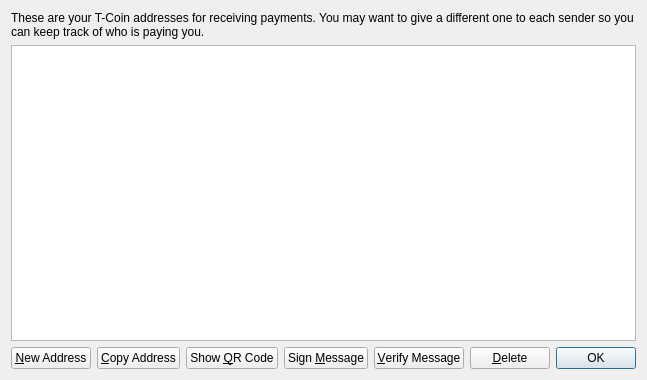
<?xml version="1.0" encoding="UTF-8"?>
<ui version="4.0">
 <class>AddressBookPage</class>
 <widget class="QWidget" name="AddressBookPage">
  <property name="geometry">
   <rect>
    <x>0</x>
    <y>0</y>
    <width>580</width>
    <height>380</height>
   </rect>
  </property>
  <property name="windowTitle">
   <string>Address Book</string>
  </property>
  <layout class="QVBoxLayout" name="verticalLayout">
   <item>
    <widget class="QLabel" name="labelExplanation">
     <property name="text">
      <string>These are your T-Coin addresses for receiving payments. You may want to give a different one to each sender so you can keep track of who is paying you.</string>
     </property>
     <property name="textFormat">
      <enum>Qt::PlainText</enum>
     </property>
     <property name="wordWrap">
      <bool>true</bool>
     </property>
    </widget>
   </item>
   <item>
    <widget class="QTableView" name="tableView">
     <property name="contextMenuPolicy">
      <enum>Qt::CustomContextMenu</enum>
     </property>
     <property name="toolTip">
      <string>Double-click to edit address or label</string>
     </property>
     <property name="tabKeyNavigation">
      <bool>false</bool>
     </property>
     <property name="alternatingRowColors">
      <bool>true</bool>
     </property>
     <property name="selectionMode">
      <enum>QAbstractItemView::SingleSelection</enum>
     </property>
     <property name="selectionBehavior">
      <enum>QAbstractItemView::SelectRows</enum>
     </property>
     <property name="sortingEnabled">
      <bool>true</bool>
     </property>
     <attribute name="verticalHeaderVisible">
      <bool>false</bool>
     </attribute>
    </widget>
   </item>
   <item>
    <layout class="QHBoxLayout" name="horizontalLayout">
     <item>
      <widget class="QPushButton" name="newAddressButton">
       <property name="toolTip">
        <string>Create a new address</string>
       </property>
       <property name="text">
        <string>&amp;New Address</string>
       </property>
       <property name="icon">
        <iconset resource="../bitcoin.qrc">
         <normaloff>:/icons/add</normaloff>:/icons/add</iconset>
       </property>
      </widget>
     </item>
     <item>
      <widget class="QPushButton" name="copyToClipboard">
       <property name="toolTip">
        <string>Copy the currently selected address to the system clipboard</string>
       </property>
       <property name="text">
        <string>&amp;Copy Address</string>
       </property>
       <property name="icon">
        <iconset resource="../bitcoin.qrc">
         <normaloff>:/icons/editcopy</normaloff>:/icons/editcopy</iconset>
       </property>
      </widget>
     </item>
     <item>
      <widget class="QPushButton" name="showQRCode">
       <property name="text">
        <string>Show &amp;QR Code</string>
       </property>
       <property name="icon">
        <iconset resource="../bitcoin.qrc">
         <normaloff>:/icons/qrcode</normaloff>:/icons/qrcode</iconset>
       </property>
      </widget>
     </item>
     <item>
      <widget class="QPushButton" name="signMessage">
       <property name="toolTip">
        <string>Sign a message to prove you own a T-Coin address</string>
       </property>
       <property name="text">
        <string>Sign &amp;Message</string>
       </property>
       <property name="icon">
        <iconset resource="../bitcoin.qrc">
         <normaloff>:/icons/edit</normaloff>:/icons/edit</iconset>
       </property>
      </widget>
     </item>
     <item>
      <widget class="QPushButton" name="verifyMessage">
       <property name="toolTip">
        <string>Verify a message to ensure it was signed with a specified T-Coin address</string>
       </property>
       <property name="text">
        <string>&amp;Verify Message</string>
       </property>
       <property name="icon">
        <iconset resource="../bitcoin.qrc">
         <normaloff>:/icons/transaction_0</normaloff>:/icons/transaction_0</iconset>
       </property>
      </widget>
     </item>
     <item>
      <widget class="QPushButton" name="deleteButton">
       <property name="toolTip">
        <string>Delete the currently selected address from the list</string>
       </property>
       <property name="text">
        <string>&amp;Delete</string>
       </property>
       <property name="icon">
        <iconset resource="../bitcoin.qrc">
         <normaloff>:/icons/remove</normaloff>:/icons/remove</iconset>
       </property>
      </widget>
     </item>
     <item>
      <spacer name="horizontalSpacer">
       <property name="orientation">
        <enum>Qt::Horizontal</enum>
       </property>
       <property name="sizeHint" stdset="0">
        <size>
         <width>40</width>
         <height>20</height>
        </size>
       </property>
      </spacer>
     </item>
     <item>
      <widget class="QDialogButtonBox" name="buttonBox">
       <property name="sizePolicy">
        <sizepolicy hsizetype="Maximum" vsizetype="Fixed">
         <horstretch>0</horstretch>
         <verstretch>0</verstretch>
        </sizepolicy>
       </property>
       <property name="standardButtons">
        <set>QDialogButtonBox::Ok</set>
       </property>
      </widget>
     </item>
    </layout>
   </item>
  </layout>
 </widget>
 <resources>
  <include location="../bitcoin.qrc"/>
 </resources>
 <connections/>
</ui>
